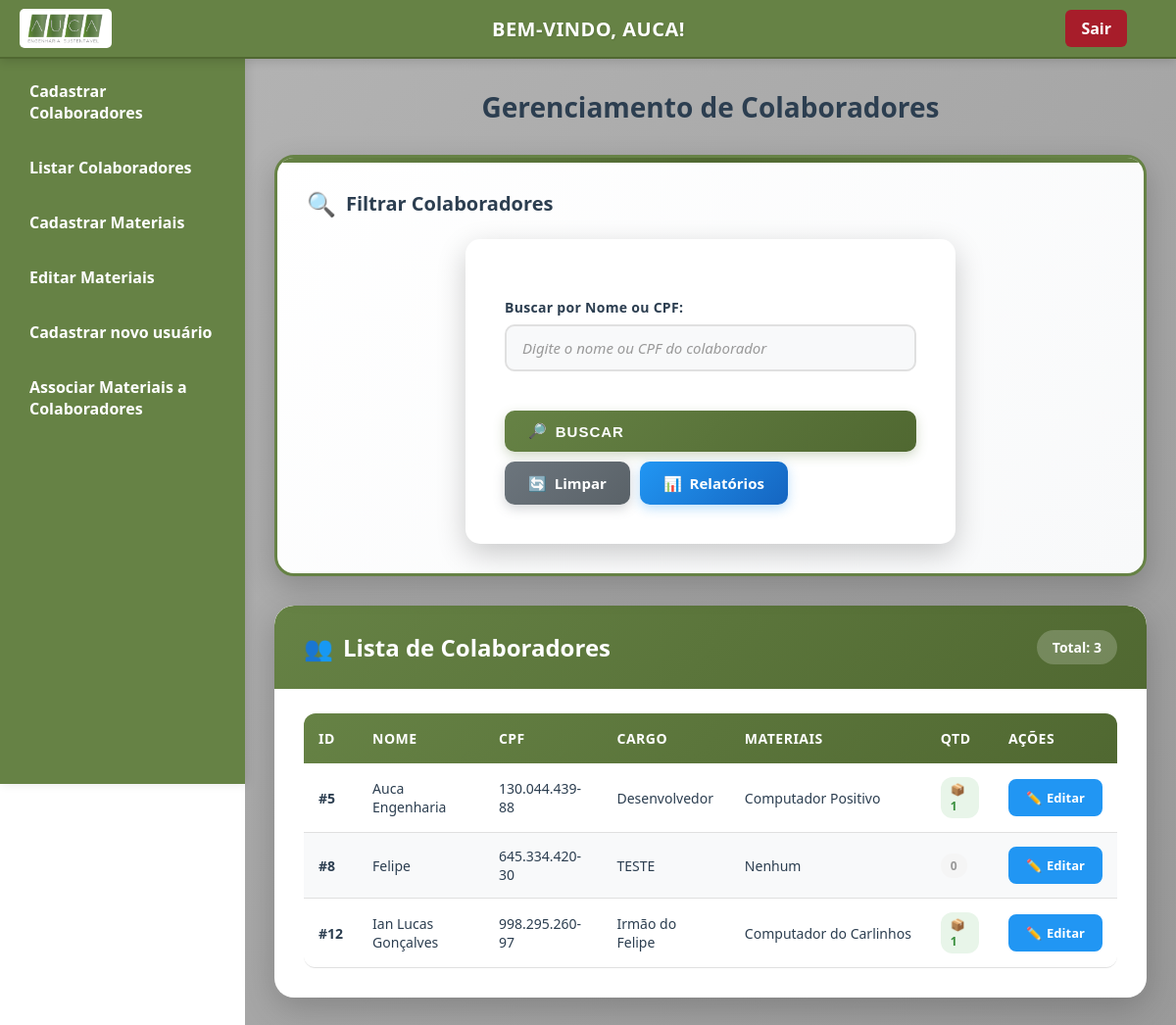
Screenshot of /listar_colaboradores.php (signed in) with the database file from the repository.
### tables this page shows
CREATE TABLE `colaboradores` (
  `id` int(11) NOT NULL,
  `nome` varchar(100) NOT NULL,
  `cpf` varchar(14) NOT NULL,
  `cargo` varchar(100) NOT NULL
);

### listar_colaboradores.php (the view, shortened to what this page needs)
<?php
$servername = "localhost";
$db_username = "root";
$db_password = "";
$dbname = "auca_engenharia";
$conn = new mysqli($servername, $db_username, $db_password, $dbname);
$filtro = '';
if ($filtro != '') {
    $sql = "SELECT c.id, c.nome, c.cpf, c.cargo,
        GROUP_CONCAT(m.nome SEPARATOR ', ') AS materiais,
        COUNT(DISTINCT cm.material_id) as total_materiais
        FROM colaboradores c
        LEFT JOIN colaborador_materiais cm ON c.id = cm.colaborador_id
        LEFT JOIN materiais m ON cm.material_id = m.id
        WHERE c.nome LIKE CONCAT('%', ?, '%') OR c.cpf LIKE CONCAT('%', ?, '%')
        GROUP BY c.id, c.nome, c.cpf, c.cargo
        ORDER BY c.nome";
    $stmt = $conn->prepare($sql);
    $stmt->bind_param("ss", $filtro, $filtro);
    $stmt->execute();
    $result = $stmt->get_result();
} else {
    $sql = "SELECT c.id, c.nome, c.cpf, c.cargo,
        GROUP_CONCAT(m.nome SEPARATOR ', ') AS materiais,
        COUNT(DISTINCT cm.material_id) as total_materiais
        FROM colaboradores c
        LEFT JOIN colaborador_materiais cm ON c.id = cm.colaborador_id
        LEFT JOIN materiais m ON cm.material_id = m.id
        GROUP BY c.id, c.nome, c.cpf, c.cargo
        ORDER BY c.nome";
    $result = $conn->query($sql);
}
$total_colaboradores = $result ? $result->num_rows : 0;
?>
<!DOCTYPE html>
<html lang="pt-br">
<head>
    <link rel="stylesheet" href="css/colaboradores_novo_usuario.css?v=<?php echo time(); ?>" />
</head>
<body>
<div class="navbar">
    <img src="imagens/logo_nova.png" alt="Logo AUCA" class="logo" />
    <h1>Bem-vindo, <?php echo htmlspecialchars($_SESSION['usuario']); ?>!</h1>
    <a href="logout.php" class="logout">Sair</a>
</div>
<div class="sidebar">
    <a href="colaboradores.php">Cadastrar Colaboradores</a>
    <a href="listar_colaboradores.php">Listar Colaboradores</a>
    <a href="materiais.php">Cadastrar Materiais</a>
    <a href="listar_materiais.php">Editar Materiais</a>
    <a href="novo_usuario.php">Cadastrar novo usuário</a>
    <a href="associar_materiais.php">Associar Materiais a Colaboradores</a>
</div>
<div class="main-content">
    <h2>Gerenciamento de Colaboradores</h2>
    <div class="filter-container">
        <div class="filter-header">
            <span style="font-size: 24px;">🔍</span>
            <h3>Filtrar Colaboradores</h3>
        </div>
        <form method="GET" action="" class="filter-form">
            <div class="filter-group">
                <label for="filtro">Buscar por Nome ou CPF:</label>
                <input
                    type="text"
                    id="filtro"
                    name="filtro"
                    value="<?php echo htmlspecialchars($filtro); ?>"
                    placeholder="Digite o nome ou CPF do colaborador"
                />
            </div>
            <div class="filter-actions">
                <button type="submit" class="btn-filter primary">
                    <span>🔎</span> Buscar
                </button>
                <a href="listar_colaboradores.php" class="btn-filter secondary">
                    <span>🔄</span> Limpar
                </a>
                <a href="filtros_relatorios.php" class="btn-filter info">
                    <span>📊</span> Relatórios
                </a>
            </div>
        </form>
    </div>
    <div class="table-container">
        <div class="table-header">
            <h3>
                <span>👥</span> Lista de Colaboradores
            </h3>
            <div class="table-stats">
                <?php if ($filtro != ''): ?>
                    Encontrados: <?php echo $total_colaboradores; ?>
                <?php else: ?>
                    Total: <?php echo $total_colaboradores; ?>
                <?php endif; ?>
            </div>
        </div>
        <?php if ($result && $total_colaboradores > 0): ?>
        <div class="table-wrapper">
            <table>
                <thead>
                    <tr>
                        <th>ID</th>
                        <th>Nome</th>
                        <th>CPF</th>
                        <th>Cargo</th>
                        <th>Materiais</th>
                        <th>Qtd</th>
                        <th>Ações</th>
                    </tr>
                </thead>
                <tbody>
                    <?php while($row = $result->fetch_assoc()): ?>
                    <tr>
                        <td><strong>#<?php echo htmlspecialchars($row['id']); ?></strong></td>
                        <td><?php echo htmlspecialchars($row['nome']); ?></td>
                        <td><?php echo htmlspecialchars($row['cpf']); ?></td>
                        <td><?php echo htmlspecialchars($row['cargo'] ?? '-'); ?></td>
                        <td class="materiais-cell" title="<?php echo htmlspecialchars($row['materiais'] ?? 'Nenhum material associado'); ?>">
                            <?php echo htmlspecialchars($row['materiais'] ?? 'Nenhum'); ?>
                        </td>
                        <td>
                            <?php
                            $total_mat = $row['total_materiais'];
                            $badge_class = $total_mat > 0 ? 'badge-materiais has' : 'badge-materiais none';
                            $badge_text = $total_mat > 0 ? "📦 $total_mat" : "0";
                            ?>
                            <span class="<?php echo $badge_class; ?>">
                                <?php echo $badge_text; ?>
                            </span>
                        </td>
                        <td>
                            <a href="editar_colaborador.php?id=<?php echo $row['id']; ?>" class="btn-table">
                                <span>✏️</span> Editar
                            </a>
                        </td>
                    </tr>
                    <?php endwhile; ?>
                </tbody>
            </table>
        </div>
        <?php endif; ?>
    </div>
</div>
</body>
</html>

### css/colaboradores_novo_usuario.css (style rules this page uses)
* { margin: 0; padding: 0; box-sizing: border-box; }
html, body { height: 100%; font-family: 'Segoe UI', Tahoma, Geneva, Verdana, sans-serif; color: #2c3e50; width: 100%; overflow-x: hidden; }
.navbar { width: 100%; height: 60px; background-color: #668245; display: flex; align-items: center; padding: 0 20px; position: fixed; top: 0; left: 0; border-bottom: 2px solid #506831; z-index: 1000; justify-content: space-between; color: white; box-shadow: 0 2px 10px rgba(0, 0, 0, 0.15); }
.navbar .logo { height: 40px; border-radius: 5px; transition: transform 0.3s ease; }
.navbar h1 { margin: 0 auto; font-size: 20px; flex-grow: 1; text-align: center; color: white; font-weight: 600; letter-spacing: 0.5px; }
.navbar .logout { background-color: #a71d2a; padding: 8px 16px; border-radius: 6px; text-decoration: none; color: white; font-weight: bold; transition: all 0.3s ease; margin-right: 30px; }
.sidebar { width: 250px; background-color: #668245; display: flex; flex-direction: column; position: fixed; top: 60px; left: 0; height: calc(100vh - 60px); padding: 10px; box-sizing: border-box; color: white; overflow-y: auto; box-shadow: 2px 0 10px rgba(0, 0, 0, 0.1); }
.sidebar a { color: white; padding: 12px 20px; margin-bottom: 10px; border-radius: 8px; text-decoration: none; font-size: 16px; font-weight: 600; background-color: transparent; display: block; transition: all 0.3s ease; }
.main-content { margin-left: 250px; padding: 90px 30px 30px; background: linear-gradient(135deg, #B3B3B3 0%, #9a9a9a 100%); color: #2c3e50; min-height: 100vh; box-sizing: border-box; }
.main-content > * { max-width: 700px; margin-left: auto; margin-right: auto; }
h1 { margin: 0 0 40px 0; text-align: center; font-weight: 700; color: #2c3e50; font-size: 32px; text-transform: uppercase; letter-spacing: 1px; text-shadow: 1px 1px 2px rgba(0, 0, 0, 0.1); }
h2 { color: #2c3e50; font-size: 28px; font-weight: 700; text-align: center; margin-bottom: 30px; }
form { max-width: 500px; margin: 0 auto; background-color: white; padding: 40px; border-radius: 15px; box-shadow: 0 10px 30px rgba(0, 0, 0, 0.2); }
label { display: block; font-weight: 600; margin-top: 20px; margin-bottom: 8px; color: #2c3e50; font-size: 15px; letter-spacing: 0.3px; }
input[type="text"], input[type="password"], input[type="email"], input[type="tel"], input[type="number"], textarea, select { width: 100%; padding: 14px 16px; border-radius: 10px; border: 2px solid #e0e0e0; box-sizing: border-box; font-size: 16px; background-color: #f8f9fa; color: #2c3e50; transition: all 0.3s ease; font-family: 'Segoe UI', Tahoma, Geneva, Verdana, sans-serif; }
::placeholder { color: #999; font-style: italic; }
button.btn, button, input[type="submit"] { background: linear-gradient(135deg, #28a745 0%, #1e7e34 100%); border: none; color: white; padding: 16px; border-radius: 10px; font-weight: 700; font-size: 17px; cursor: pointer; width: 100%; margin-top: 25px; transition: all 0.3s ease; text-transform: uppercase; letter-spacing: 1px; box-shadow: 0 6px 20px rgba(40, 167, 69, 0.4); }

### rows the page displays
colaboradores: id "5", nome "Auca Engenharia", cpf "130.044.439-88", cargo "Desenvolvedor", materiais "Computador Positivo", badge_text "📦 1"
colaboradores: id "8", nome "Felipe", cpf "645.334.420-30", cargo "TESTE", materiais "Nenhum", badge_text "0"
colaboradores: id "12", nome "Ian Lucas Gonçalves", cpf "998.295.260-97", cargo "Irmão do Felipe", materiais "Computador do Carlinhos", badge_text "📦 1"

### other values shown
$_SESSION['usuario'] "AUCA"
$total_colaboradores "3"
